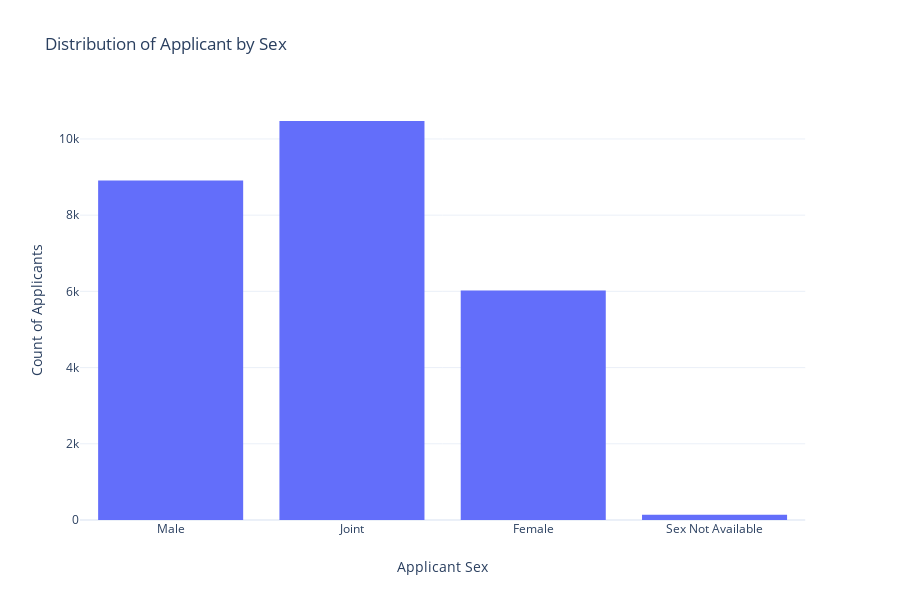

The notebook cell this image was saved under:
### Code cell
fig2 = px.histogram(df_apr_deny, x="Derived Sex", title="Distribution of Applicant by Sex")

fig2.update_layout(
    yaxis_title='Count of Applicants',
    xaxis_title='Applicant Sex',
    template='plotly_white')


fig2.show()

### Figure 1 — Plotly figure (JSON) as saved in the notebook; plotly's stock layout.template omitted (floating-point values rounded to 4 significant figures; data arrays with more than 128 entries replaced by an {"elided": "..."} marker saying what was removed)
{"data": [{"alignmentgroup": "True", "bingroup": "x", "hoverlabel": {"namelength": 0}, "hovertemplate": "Derived Sex=%{x}<br>count=%{y}", "legendgroup": "", "marker": {"color": "#636efa"}, "name": "", "offsetgroup": "", "orientation": "v", "showlegend": false, "type": "histogram", "x": {"elided": "25540 str values"}, "xaxis": "x", "yaxis": "y"}], "layout": {"barmode": "relative", "height": 600, "legend": {"tracegroupgap": 0}, "title": {"text": "Distribution of Applicant by Sex"}, "xaxis": {"anchor": "y", "domain": [0, 0.98], "title": {"text": "Applicant Sex"}}, "yaxis": {"anchor": "x", "domain": [0, 1], "title": {"text": "Count of Applicants"}}}}
